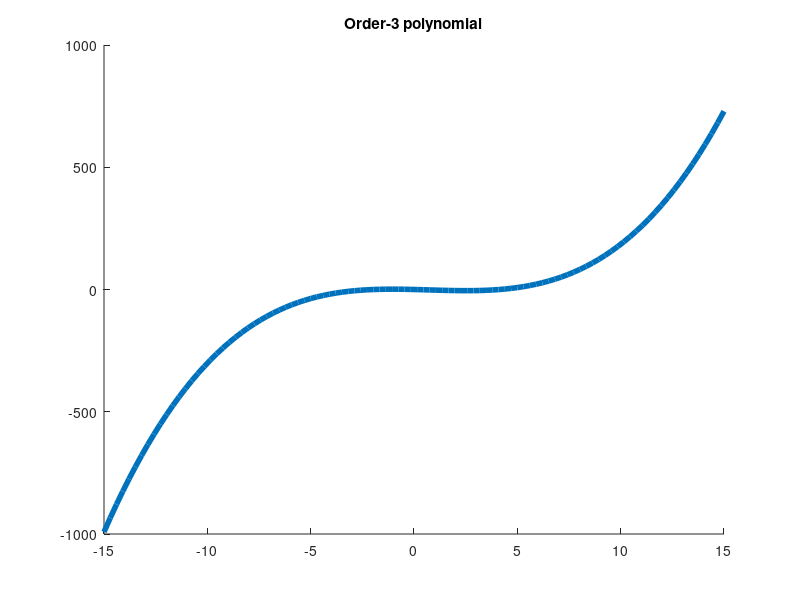
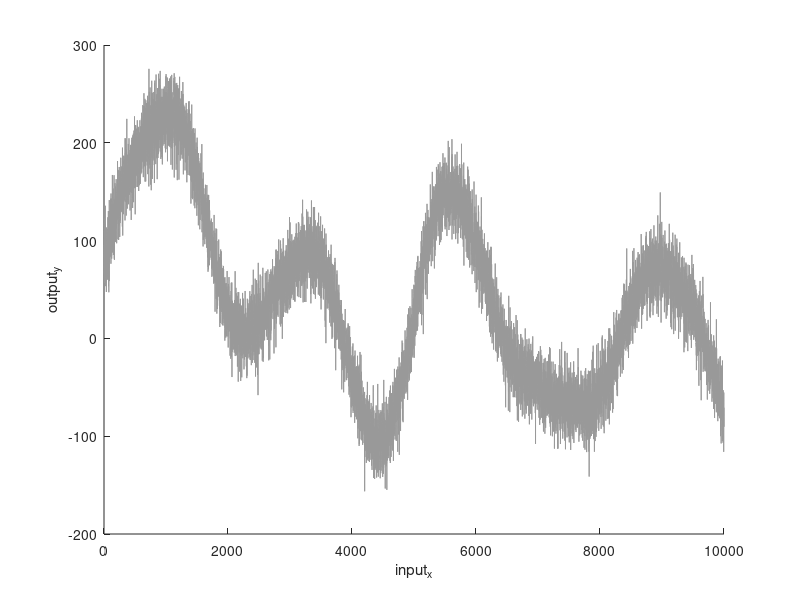

These figures' MATLAB source, in order:
clear ; close all; clc
%% Defining the base polynomial equation for the introduction purpose
%% we will be obtaining the equation like this given below at the end of out training which will fit the training examples.

% first let us specify the order of refrence polynomial function
order = 3;

% now we are specifying the range of x for the polynomial function
x = linspace(-15,15,100); % the x varies linearly from -15 to 15 having 100 divisions

% the value 100 specifies ???

% we created the linear x because we will the seeing the variation of y
% with respect to x increasing linearly

% also the value of x for now is not varying inside the polynomial.
% which means we are making a polynomial base function f(x) and not
% f(x1,x2....xn).

% defining the output y of same size as that of x i.e. 1000
y=zeros(size(x));

% now let us make a polynomial of order=3
% here the random number n is generated for every iteration which is the
% value of weight of that power of x.
for i=1:order+1
    y = y+randn*x.^(i-1);
end

% plotting the output y to see the polynomial
figure(1), clf
hold on
plot(x,y,'linew',4)
title([ 'Order-' num2str(order) ' polynomial' ])
%% Data Generation 
%% Creating the random 1D-data 
%clear ; close all; clc
n = 10000;
input_x_1D = (1:n)';
k = 10;
% yi = interp1(x,Y,xi,method) interpolates using alternative methods:
variability = interp1(100*randn(k,1),linspace(1,k,n),'pchip')';
% 'pchip' --> Piecewise cubic Hermite interpolation
output_y_1D = variability + 20*randn(n,1);
% this variability is the actual function we want to find

figure(2), clf, hold on
h = plot(input_x_1D, output_y_1D);
set(h,'color',[1 1 1]*.6)
xlabel('input_x'), ylabel('output_y')


%% Generating a multidimentiaonal input data
clear ; close all; clc
m = 2000; % number of training examples
n = 1; % number of input features

x1 = linspace(-1,1,800);
x2 = linspace(4,5,800);
x3 = linspace(-100,100,800);
x4 = linspace(1,100,800);
x5 = linspace(0,1,800);

x_in = [x1' x2' x3' x4' x5'];

y_out = (0.000302*x1+0.00000404*x2.^2+0.00000106*x3.^3+.000024*x4+.000017*x5.^0.5+.007012)';

%for i = 1:n
%    q = abs(randn);
%    input_x(i,:) = linspace(-q*100,q*100,m);
%end
%input_x = input_x';

%weights_w = rand(1,n)*10;

%bias_b = rand(m,1)*10;

%output_y = input_x*weights_w' + bias_b;

%%
% save parameters by clicking on them and selecting saveas option.